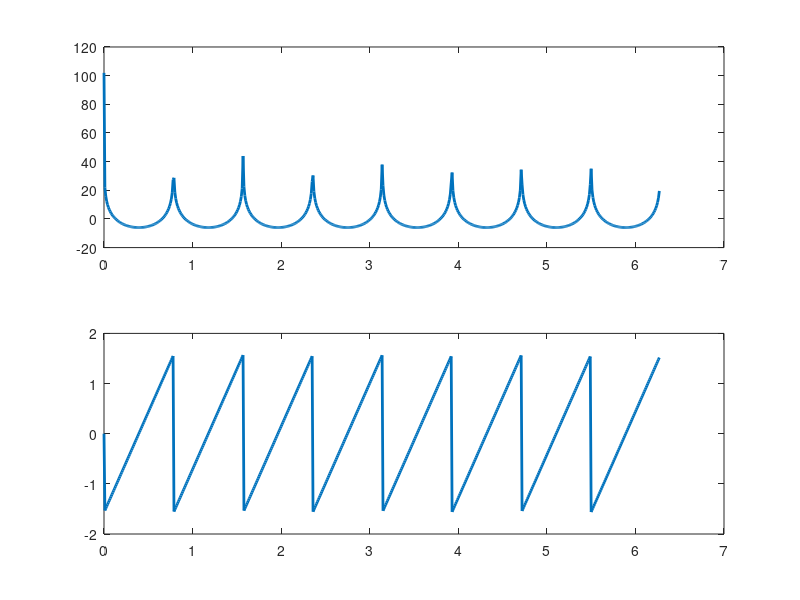
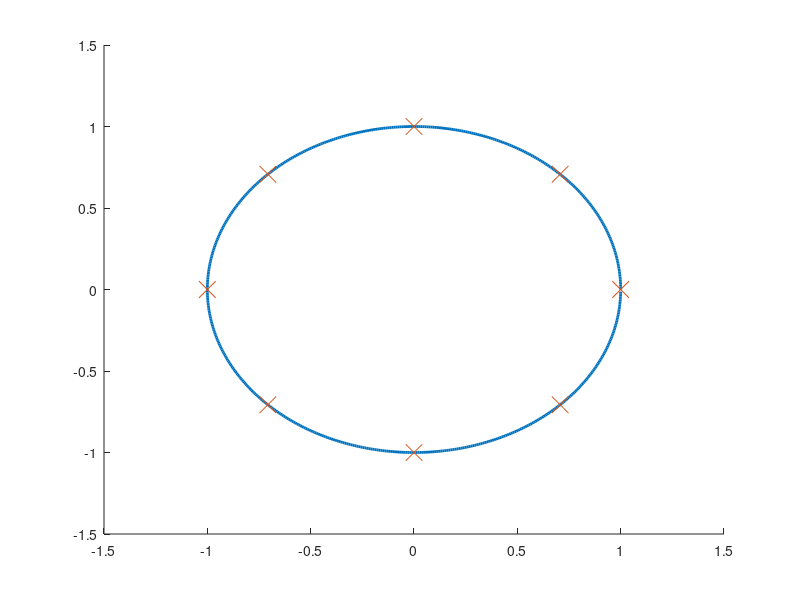
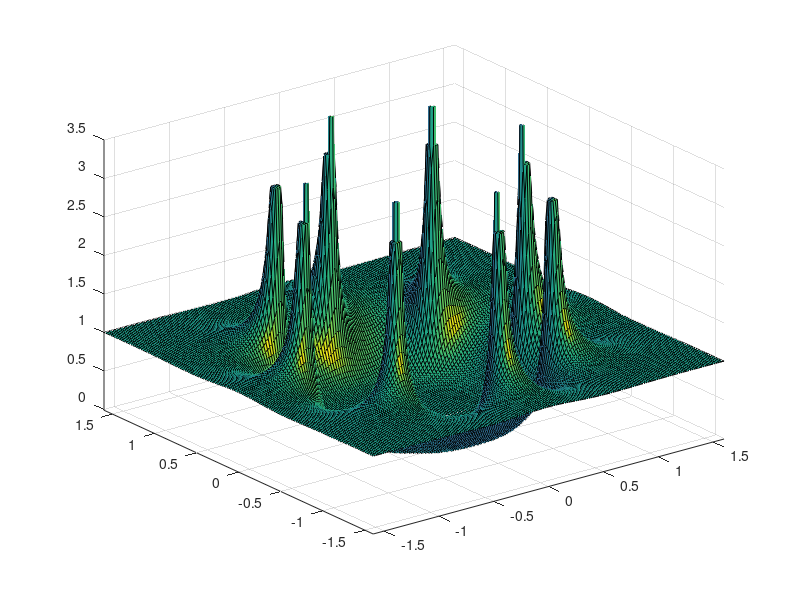

Reproduce these figures in MATLAB, in order.
%
% $Id$
%
clear all;
close all;
%
% comb filters, no sign inversion
%

R = 0.999999; % altezza dei poli
L = 8; % ordine del filtro (L+1 termini, da 0 a L+1)
step = 0.01;
W = [0:step:2*pi-step];
z = exp(i*W);

H = 1 ./ (1-((R.^(L))*(z.^(-L)))); %fn di trasferimento ==> che diventa la risp in freq per via di z 
figure(1, 'visible', 'off')
subplot (2,1,1)
plot (W,20*log10(abs(H)), 'LineWidth', 2);
subplot(2,1,2)
plot (W,arg(H), 'LineWidth', 2);
%PRINT 1

figure(2, 'visible', 'off')
coefs = zeros(1,L+1); % L+1 coefficienti (include anche lo zero), dal più alto al più basso
coefs(L+1) = 1; % coefficiente zero (ultimo)
coefs(1) = -R^L; % coefficiente L-esimo (primo)
poli = roots(coefs);
cerchio = exp(i*W);
hold on
plot(cerchio, 'LineWidth', 2)
plot(poli, 'x', 'markersize', 12);
hold off
%PRINT 2

figure(3, 'visible', 'off')
meshstep = 0.02;
lim = 1.6;
reals = [-lim:meshstep:lim];
imags = reals;
zplane = zeros(length(reals), length(imags));
maxheight = 3;
for k=1:length(imags)
  for l=1:length(reals)
    zval = reals(l) + (i*imags(k));
    zvalmag = abs(zval);
    zplane(l,k) = 1 ./ (1 - ((R.^(L)*zval^(-L))));
		if zplane(l, k) > maxheight
			zplane(l, k) = maxheight;
		end
  end
end
surfl(reals, imags, abs(zplane))
axis([-lim lim -lim lim -0.01 maxheight+0.5]);
%PRINT 3
